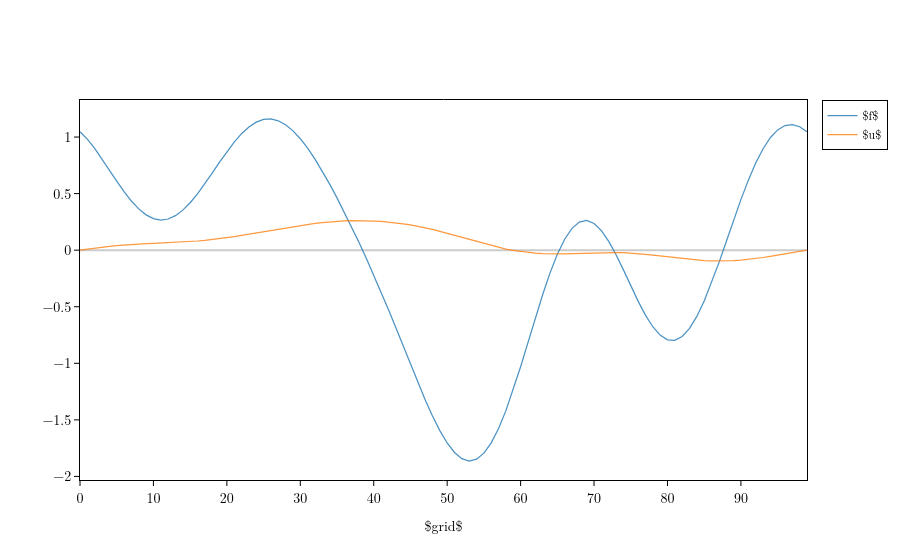

Here is the notebook cell this chart was saved with:
### Code cell
data_loader = qewton.data.DataLoader(
    data_set=dataset,
    test_data_set=test_dataset,
    batch_size=batch_size,
    splitting_ratio=(1.0, 0.0, 0.0),
    shuffle_data=False,
)

qewton.visualization.Figure(data_loader.visualize(mode=qewton.optim.EvaluationPhase.TRAIN)).show()

### Figure 1 — Plotly figure (JSON) as saved in the notebook; plotly's stock layout.template omitted (floating-point values rounded to 4 significant figures)
{"data": [{"line": {"color": "#1f77b4", "width": 1.25}, "mode": "lines", "name": "$f$", "opacity": 0.8, "type": "scatter", "x": [0, 1, 2, 3, 4, 5, 6, 7, 8, 9, 10, 11, 12, 13, 14, 15, 16, 17, 18, 19, 20, 21, 22, 23, 24, 25, 26, 27, 28, 29, 30, 31, 32, 33, 34, 35, 36, 37, 38, 39, 40, 41, 42, 43, 44, 45, 46, 47, 48, 49, 50, 51, 52, 53, 54, 55, 56, 57, 58, 59, 60, 61, 62, 63, 64, 65, 66, 67, 68, 69, 70, 71, 72, 73, 74, 75, 76, 77, 78, 79, 80, 81, 82, 83, 84, 85, 86, 87, 88, 89, 90, 91, 92, 93, 94, 95, 96, 97, 98, 99], "y": [1.047, 0.9813, 0.8998, 0.8073, 0.7093, 0.6112, 0.5181, 0.4347, 0.365, 0.3123, 0.2791, 0.2667, 0.2756, 0.3052, 0.3539, 0.4194, 0.4984, 0.5873, 0.6818, 0.7776, 0.8703, 0.9556, 1.03, 1.089, 1.132, 1.156, 1.16, 1.144, 1.108, 1.055, 0.9853, 0.9011, 0.8048, 0.6984, 0.5837, 0.4624, 0.3354, 0.2036, 0.06724, -0.07369, -0.2193, -0.3696, -0.5245, -0.6833, -0.8448, -1.007, -1.167, -1.321, -1.465, -1.595, -1.704, -1.788, -1.843, -1.864, -1.848, -1.794, -1.703, -1.577, -1.418, -1.234, -1.031, -0.8168, -0.6013, -0.3936, -0.2026, -0.03686, 0.0968, 0.193, 0.2486, 0.2624, 0.2359, 0.1726, 0.07802, -0.04044, -0.1742, -0.3141, -0.4504, -0.5739, -0.6765, -0.751, -0.792, -0.7963, -0.7625, -0.6914, -0.5856, -0.4496, -0.2895, -0.1121, 0.07498, 0.2638, 0.4468, 0.6169, 0.7679, 0.8949, 0.9941, 1.063, 1.102, 1.111, 1.091, 1.047]}, {"line": {"color": "#ff7f0e", "width": 1.25}, "mode": "lines", "name": "$u$", "opacity": 0.8, "type": "scatter", "x": [0, 1, 2, 3, 4, 5, 6, 7, 8, 9, 10, 11, 12, 13, 14, 15, 16, 17, 18, 19, 20, 21, 22, 23, 24, 25, 26, 27, 28, 29, 30, 31, 32, 33, 34, 35, 36, 37, 38, 39, 40, 41, 42, 43, 44, 45, 46, 47, 48, 49, 50, 51, 52, 53, 54, 55, 56, 57, 58, 59, 60, 61, 62, 63, 64, 65, 66, 67, 68, 69, 70, 71, 72, 73, 74, 75, 76, 77, 78, 79, 80, 81, 82, 83, 84, 85, 86, 87, 88, 89, 90, 91, 92, 93, 94, 95, 96, 97, 98, 99], "y": [0.0, 0.009912, 0.019, 0.02716, 0.03432, 0.04049, 0.04573, 0.05012, 0.05381, 0.05696, 0.05978, 0.06247, 0.06526, 0.06834, 0.07191, 0.07615, 0.08119, 0.08712, 0.094, 0.1019, 0.1107, 0.1203, 0.1307, 0.1417, 0.1531, 0.1648, 0.1765, 0.1881, 0.1993, 0.2099, 0.2199, 0.229, 0.2371, 0.2442, 0.2501, 0.2547, 0.2581, 0.2602, 0.2609, 0.2601, 0.2579, 0.2542, 0.2489, 0.242, 0.2334, 0.2233, 0.2115, 0.1981, 0.1833, 0.1672, 0.15, 0.1319, 0.1133, 0.09451, 0.07584, 0.05771, 0.04051, 0.02458, 0.01025, -0.002213, -0.01262, -0.02087, -0.02695, -0.03092, -0.03297, -0.03334, -0.03237, -0.03042, -0.0279, -0.02525, -0.02287, -0.02113, -0.02034, -0.02075, -0.02251, -0.02568, -0.03023, -0.03603, -0.04286, -0.05045, -0.05845, -0.06649, -0.07419, -0.08118, -0.08709, -0.09163, -0.09456, -0.09569, -0.09493, -0.09227, -0.08775, -0.08152, -0.07376, -0.06473, -0.05468, -0.04394, -0.03281, -0.02159, -0.01057, 2.142e-08]}], "layout": {"font": {"color": "black", "family": "Latin Modern Roman, CMU Serif, Georgia, serif", "size": 12}, "legend": {"bgcolor": "white", "bordercolor": "black", "borderwidth": 1}, "paper_bgcolor": "white", "plot_bgcolor": "white", "scene": {"bgcolor": "white", "xaxis": {"backgroundcolor": "white", "gridcolor": "#cccccc", "linecolor": "black", "mirror": true, "showbackground": true, "showgrid": false, "showline": true, "tickcolor": "black", "tickfont": {"color": "black", "size": 14}, "ticks": "outside", "title": {"font": {"color": "black", "size": 14}}, "zerolinecolor": "#cccccc"}, "yaxis": {"backgroundcolor": "white", "gridcolor": "#cccccc", "linecolor": "black", "mirror": true, "showbackground": true, "showgrid": false, "showline": true, "tickcolor": "black", "tickfont": {"color": "black", "size": 14}, "ticks": "outside", "title": {"font": {"color": "black", "size": 14}}, "zerolinecolor": "#cccccc"}, "zaxis": {"backgroundcolor": "white", "gridcolor": "#cccccc", "linecolor": "black", "mirror": true, "showbackground": true, "showgrid": false, "showline": true, "tickcolor": "black", "tickfont": {"color": "black", "size": 14}, "ticks": "outside", "title": {"font": {"color": "black", "size": 14}}, "zerolinecolor": "#cccccc"}}, "showlegend": true, "title": {"font": {"color": "black", "size": 20}}, "uirevision": true, "xaxis": {"gridcolor": "#cccccc", "linecolor": "black", "mirror": true, "showgrid": false, "showline": true, "tickcolor": "black", "tickfont": {"color": "black", "size": 14}, "ticks": "outside", "title": {"text": "$grid$"}, "type": "linear", "zerolinecolor": "#cccccc"}, "yaxis": {"gridcolor": "#cccccc", "linecolor": "black", "mirror": true, "showgrid": false, "showline": true, "tickcolor": "black", "tickfont": {"color": "black", "size": 14}, "ticks": "outside", "title": {"text": ""}, "type": "linear", "zerolinecolor": "#cccccc"}}}
